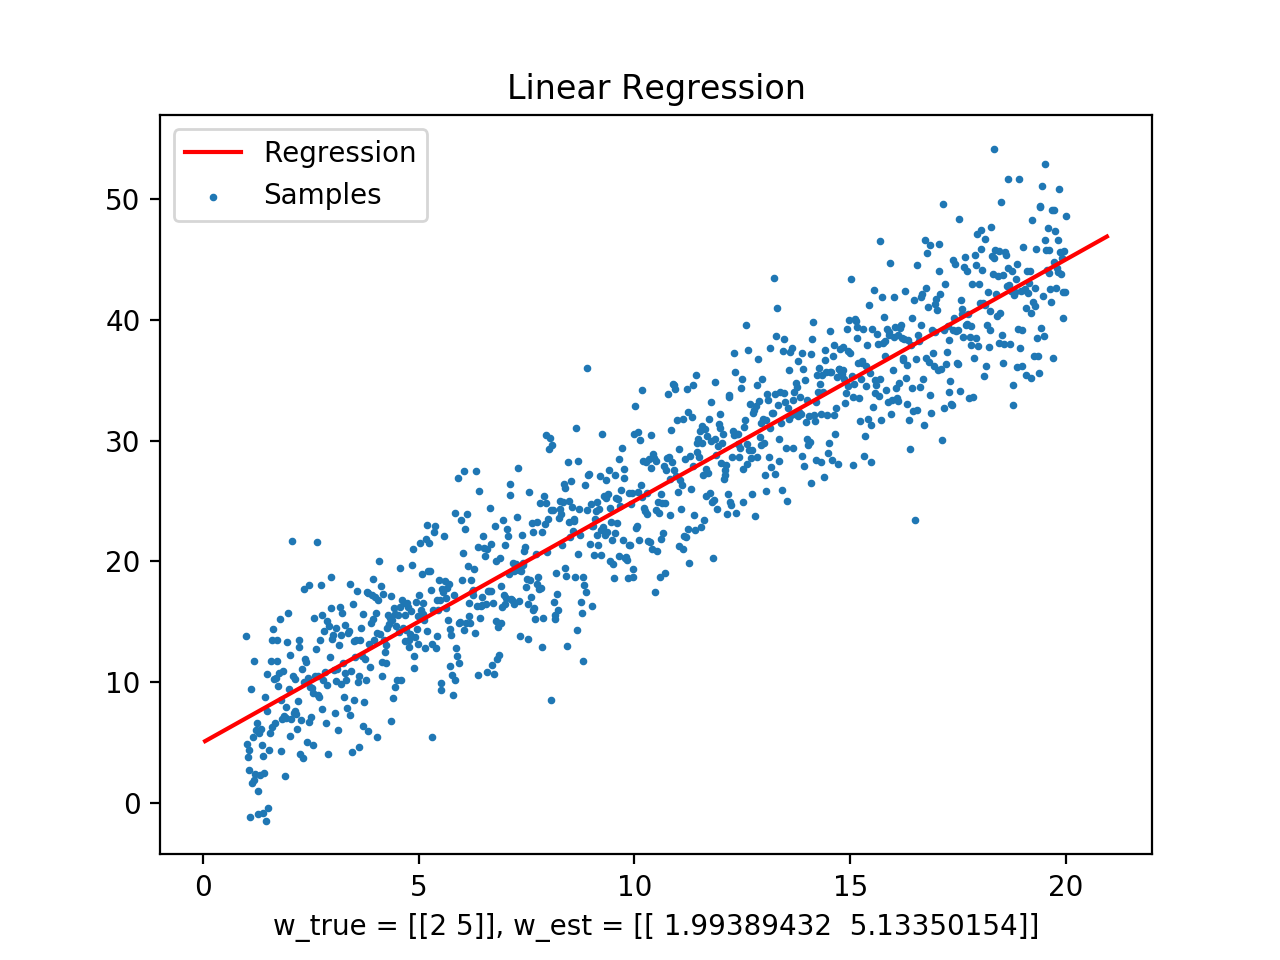

The script that drew this image:
'''
ELEC- E8739 AI in Health Technologies. Exercise III
Linear Regression. The model is described in the exercise III.
Here the general framework of codes have been given. You need to fill in the ??? part.
Code by Zheng Zhao
Aalto University
zz@zabemon.com
Date: Sep 19, 2018
'''

# Import dependencies
import numpy as np
import tensorflow as tf
import matplotlib.pyplot as plt
from scipy import stats

# Generate simulated data
n_samples = 1000 # Number of samples (datapoints)

w = np.array([2,5]).reshape(1,2)	 # Ground truth weight
sig = 4  # Hyperparameter (in the exercise, it is sigma = 1)

train_x = np.concatenate([np.linspace(1,20,n_samples).reshape(n_samples, 1), np.ones((n_samples,1))], axis=-1)
train_y = np.dot(train_x,w.T) + np.random.normal(0, sig, size=(n_samples,1))  #y = xW^T + epsilon

# Plot the data points
plt.figure()
plt.scatter(train_x[:,0], train_y, label='Samples', s=3)
plt.title('Simulated Data')
plt.show()

xo = train_x
xt = xo.T
xtx = np.dot(xt,xo)-1  #the order of matrix is important
xty = np.dot(xt,train_y)

w_est = np.linalg.solve(xtx,xty) # Here is the estimated weight results from 1.1

# Plot the line and data
plt.figure()
plt.scatter(train_x[:,0], train_y, label='Samples', s=3)
plt.title('Linear Regression')
axes = plt.gca()
x_vals = np.array(axes.get_xlim())
y_vals = w[:,1] + w[:,0] * x_vals
plt.plot(x_vals, y_vals, 'r-', label='Regression')
plt.legend()
plt.xlabel('w_true = %s, w_est = %s' % (w, w_est))
plt.show()

###
# Here using Tensorflow for linear regression by optimizing MLE
###

learning_r = 4e-2 # Try different learning rate, and find out what will happen
epochs = 3000   # Iteration

# Here defines Tensorflow Graph
x = tf.placeholder("float", shape=(None,2))  # Here defines nodes for accepting input data
y = tf.placeholder("float", shape=(None,1))

w_est = tf.Variable(tf.ones([2,1]), name="weight") # Here defines estimated weight to be optimized. Try different initial value

pred = tf.matmul(x,w_est)  # Here defines predicted y

# Here defines the mean square loss
# tf.reduce_sum() Computes the sum of elements across dimensions of a tensor
loss = tf.reduce_sum(tf.square(y-pred)/(2*sig*train_x.shape[0])) #for first-order derivative optimization it is needed to be normalized for SGD method
#loss = tf.reduce_sum(tf.square(y-pred))
#loss = tf.log(loss) #why only log-loss work

# Here defines SGD optimizer
optimizer = tf.train.GradientDescentOptimizer(learning_r).minimize(loss)

# Initialization
init = tf.global_variables_initializer()

# History of loss
history = np.zeros(shape=(epochs,))

# Run session using context manager
with tf.Session() as sess:
    sess.run(init)
  
    for e in range(epochs):
        #sess.run(w_est, feed_dict={x:train_x, y:train_y})
        #sess.run(pred, feed_dict={x:train_x, y:train_y})
        #sess.run(loss, feed_dict={x:train_x, y:train_y})
        sess.run(optimizer, feed_dict={x: train_x, y: train_y})
        history[e] = sess.run(loss, feed_dict={x: train_x, y: train_y})
        print("loss: %f, w_est: %s" % (history[e], sess.run(w_est)))

    # Print and plot results
    print('Estimated weight: %s' % (sess.run(w_est)))
    print('True weight: %s' % (w))
    plt.figure()
    plt.plot(history)
    plt.xlabel('Epoch')
    plt.ylabel('Loss')
    plt.show()
